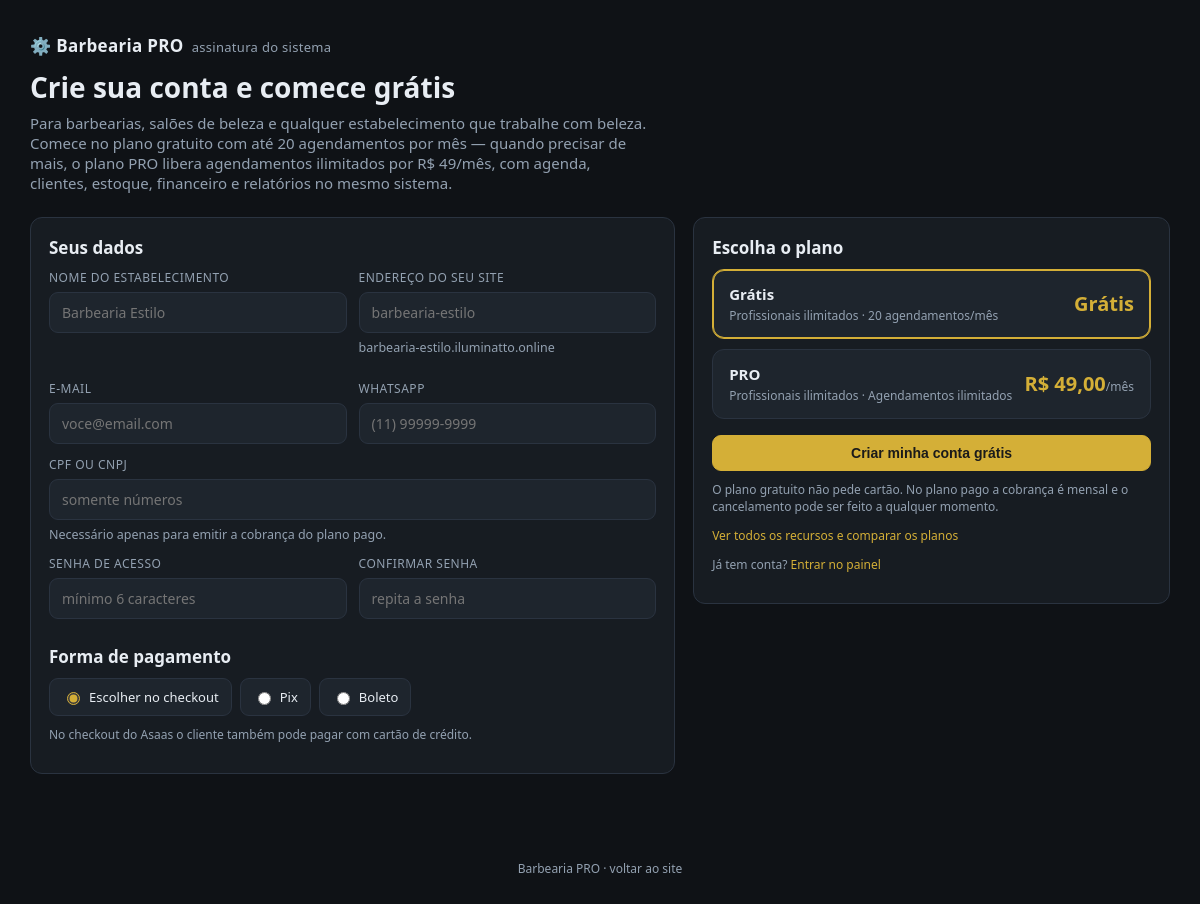
Screenshot of /assinar.php with the database file from the repository.
### tables this page shows
CREATE TABLE IF NOT EXISTS `saas_planos` (
  `id` int(11) NOT NULL AUTO_INCREMENT,
  `nome` varchar(60) NOT NULL,
  `valor` decimal(10,2) NOT NULL DEFAULT 0.00,
  `limite_profissionais` int(11) NOT NULL DEFAULT 0,
  `limite_agendamentos` int(11) NOT NULL DEFAULT 0,
  `ativo` varchar(5) NOT NULL DEFAULT 'Sim',
  PRIMARY KEY (`id`)
);

### superadmin/_auth.php (called while the page is built, shortened)
<?php
function sa_e($valor)
{
    return htmlspecialchars((string) $valor, ENT_QUOTES, 'UTF-8');
}
function sa_moeda($valor)
{
    return 'R$ ' . number_format((float) $valor, 2, ',', '.');
}

### assinar.php (the view, shortened to what this page needs)
<?php
require_once(__DIR__ . '/superadmin/_auth.php');
require_once(__DIR__ . '/superadmin/_asaas.php');
$planos = $pdo->query("SELECT * FROM saas_planos WHERE ativo = 'Sim' ORDER BY valor ASC")->fetchAll(PDO::FETCH_ASSOC);
?>
<!DOCTYPE html>
<html lang="pt-BR">
<head>
  <link rel="stylesheet" href="superadmin/css/superadmin.css">
</head>
<body>
  <div class="assinar-hero">
    <div class="brand" style="margin-bottom:14px">⚙️ <strong>Barbearia PRO</strong><span class="muted">assinatura do sistema</span></div>
    <h1>Crie sua conta e comece grátis</h1>
    <p>Para barbearias, salões de beleza e qualquer estabelecimento que trabalhe com beleza. Comece no plano gratuito com até 20 agendamentos por mês — quando precisar de mais, o plano PRO libera agendamentos ilimitados por R$ 49/mês, com agenda, clientes, estoque, financeiro e relatórios no mesmo sistema.</p>
  </div>
  <div class="wrap" style="padding-top:18px">
    <form method="post" action="assinar-salvar.php">
      <div class="assinar-grade">
        <div class="painel" style="margin-top:0">
          <h2 style="margin-top:0">Seus dados</h2>
          <div class="duas-colunas">
            <div class="campo">
              <label for="nome">Nome do estabelecimento</label>
              <input type="text" id="nome" name="nome" required maxlength="100" placeholder="Barbearia Estilo" value="<?php echo sa_e(isset($_GET['nome']) ? $_GET['nome'] : ''); ?>">
            </div>
            <div class="campo">
              <label for="slug">Endereço do seu site</label>
              <input type="text" id="slug" name="slug" required maxlength="40" pattern="[a-z0-9\-]+" placeholder="barbearia-estilo" aria-describedby="slug-dica slug-status" value="<?php echo sa_e(isset($_GET['slug']) ? $_GET['slug'] : ''); ?>">
              <small class="muted" id="slug-dica">barbearia-estilo.<?php echo sa_e(SA_DOMINIO_BASE); ?></small>
            </div>
          </div>
          <div class="duas-colunas" style="margin-top:12px">
            <div class="campo">
              <label for="email">E-mail</label>
              <input type="email" id="email" name="email" required maxlength="120" placeholder="voce@email.com" value="<?php echo sa_e(isset($_GET['email']) ? $_GET['email'] : ''); ?>">
            </div>
            <div class="campo">
              <label for="telefone">WhatsApp</label>
              <input type="text" id="telefone" name="telefone" maxlength="20" placeholder="(11) 99999-9999" value="<?php echo sa_e(isset($_GET['telefone']) ? $_GET['telefone'] : ''); ?>">
            </div>
          </div>
          <div class="campo" style="margin-top:12px">
            <label for="cpf_cnpj">CPF ou CNPJ</label>
            <input type="text" id="cpf_cnpj" name="cpf_cnpj" maxlength="20" placeholder="somente números" value="<?php echo sa_e(isset($_GET['cpf_cnpj']) ? $_GET['cpf_cnpj'] : ''); ?>">
            <small class="muted">Necessário apenas para emitir a cobrança do plano pago.</small>
          </div>
          <div class="duas-colunas" style="margin-top:12px">
            <div class="campo">
              <label for="senha">Senha de acesso</label>
              <input type="password" id="senha" name="senha" required minlength="6" placeholder="mínimo 6 caracteres">
            </div>
            <div class="campo">
              <label for="senha2">Confirmar senha</label>
              <input type="password" id="senha2" name="senha2" required minlength="6" placeholder="repita a senha">
            </div>
          </div>
          <h2>Forma de pagamento</h2>
          <div class="formas">
            <label><input type="radio" name="forma" value="UNDEFINED" checked> Escolher no checkout</label>
            <label><input type="radio" name="forma" value="PIX"> Pix</label>
            <label><input type="radio" name="forma" value="BOLETO"> Boleto</label>
          </div>
          <p class="nota">No checkout do Asaas o cliente também pode pagar com cartão de crédito.</p>
        </div>
        <div class="painel" style="margin-top:0">
          <h2 style="margin-top:0">Escolha o plano</h2>
          <div class="planos">
            <?php foreach ($planos as $p) { ?>
              <label class="plano-opcao">
                <span class="plano-card">
                  <span>
                    <strong><?php echo sa_e($p['nome']); ?></strong>
                    <small>
                      <?php echo (int) $p['limite_profissionais'] > 0 ? (int) $p['limite_profissionais'] . ' profissionais' : 'Profissionais ilimitados'; ?>
                      ·
                      <?php echo (int) $p['limite_agendamentos'] > 0 ? (int) $p['limite_agendamentos'] . ' agendamentos/mês' : 'Agendamentos ilimitados'; ?>
                    </small>
                  </span>
                  <span class="plano-preco"><?php echo ((float) $p['valor'] <= 0) ? 'Grátis' : sa_moeda($p['valor']); ?><span><?php echo ((float) $p['valor'] <= 0) ? '' : '/mês'; ?></span></span>
                </span>
              </label>
            <?php } ?>
          </div>
          <div class="acoes-form" style="margin-top:16px">
            <button type="submit" class="btn primario" style="width:100%">Criar minha conta grátis</button>
          </div>
          <p class="nota">O plano gratuito não pede cartão. No plano pago a cobrança é mensal e o cancelamento pode ser feito a qualquer momento.</p>
          <p class="nota"><a href="planos.php">Ver todos os recursos e comparar os planos</a></p>
          <p class="nota">Já tem conta? <a href="sistema/">Entrar no painel</a></p>
        </div>
      </div>
    </form>
  </div>
  <div class="rodape-assinar">
    Barbearia PRO · <a href="index">voltar ao site</a>
  </div>
</body>
</html>

### superadmin/css/superadmin.css (style rules this page uses)
:root { --bg: #0f1216; --panel: #171c22; --panel-2: #1e252d; --line: #2a3340; --text: #e8edf3; --muted: #93a1b1; --accent: #d4af37; --ok: #2ecc71; --warn: #f0ad4e; --danger: #e74c3c; --info: #4aa3df; }
* { box-sizing: border-box; }
body { margin: 0; background: var(--bg); color: var(--text); font-family: system-ui, -apple-system, "Segoe UI", Roboto, Arial, sans-serif; font-size: 15px; }
a { color: var(--accent); text-decoration: none; }
.brand { font-size: 17px; letter-spacing: .3px; }
.brand .muted { color: var(--muted); font-size: 13px; margin-left: 8px; }
.wrap { max-width: 1180px; margin: 0 auto; padding: 26px 20px 60px; }
h1 { font-size: 22px; margin: 0 0 4px; }
h2 { font-size: 17px; margin: 26px 0 10px; }
.painel { background: var(--panel); border: 1px solid var(--line); border-radius: 12px; padding: 18px; margin-top: 12px; overflow-x: auto; }
.btn { display: inline-block; border: 1px solid var(--line); background: var(--panel-2); color: var(--text); padding: 9px 14px; border-radius: 9px; font-size: 14px; cursor: pointer; text-decoration: none; }
.btn.primario { background: var(--accent); color: #1a1a1a; border-color: var(--accent); font-weight: 700; }
.campo { display: flex; flex-direction: column; gap: 6px; }
.campo label { font-size: 12px; color: var(--muted); text-transform: uppercase; letter-spacing: .5px; }
.campo input, .campo select, .campo textarea { background: var(--panel-2); border: 1px solid var(--line); color: var(--text); padding: 10px 12px; border-radius: 9px; font-size: 14px; font-family: inherit; }
.acoes-form { margin-top: 16px; display: flex; gap: 10px; align-items: center; }
.muted { color: var(--muted); }

### assinar.php (style rules this page uses)
.assinar-hero { max-width: 1180px; margin: 0 auto; padding: 34px 20px 6px; }
.assinar-hero h1 { font-size: 28px; line-height: 1.2; }
.assinar-hero p { color: var(--muted); margin: 8px 0 0; max-width: 620px; }
.assinar-grade { display: grid; grid-template-columns: 1.15fr .85fr; gap: 18px; align-items: start; }
.planos { display: grid; gap: 10px; }
.plano-opcao { position: relative; display: block; cursor: pointer; }
.plano-card { border: 1px solid var(--line); background: var(--panel-2); border-radius: 12px; padding: 14px 16px; display: flex; justify-content: space-between; align-items: center; gap: 12px; transition: border-color .2s, transform .2s; }
.plano-opcao input:checked + .plano-card { border-color: var(--accent); box-shadow: inset 0 0 0 1px var(--accent); }
.plano-card strong { display: block; font-size: 15px; }
.plano-card small { color: var(--muted); font-size: 12px; }
.plano-preco { font-size: 20px; font-weight: 700; color: var(--accent); white-space: nowrap; }
.plano-preco span { font-size: 12px; font-weight: 400; color: var(--muted); }
.formas { display: flex; gap: 8px; flex-wrap: wrap; }
.formas label { display: inline-flex; align-items: center; gap: 6px; padding: 9px 12px; border: 1px solid var(--line); border-radius: 9px; background: var(--panel-2); font-size: 13px; cursor: pointer; }
.formas input { accent-color: var(--accent); }
.nota { font-size: 12px; color: var(--muted); margin-top: 10px; }
.duas-colunas { display: grid; grid-template-columns: 1fr 1fr; gap: 12px; }
.rodape-assinar { text-align: center; color: var(--muted); font-size: 12px; padding: 26px 20px 40px; }
.rodape-assinar a { color: var(--muted); }

### rows the page displays
saas_planos: nome "Grátis", limite_profissionais "Profissionais ilimitados", limite_agendamentos "20", valor "Grátis"
saas_planos: nome "PRO", limite_profissionais "Profissionais ilimitados", limite_agendamentos "Agendamentos ilimitados", valor "R$ 49,00", shows "/mês"

### other values shown
sa_e(SA_DOMINIO_BASE) "iluminatto.online"
